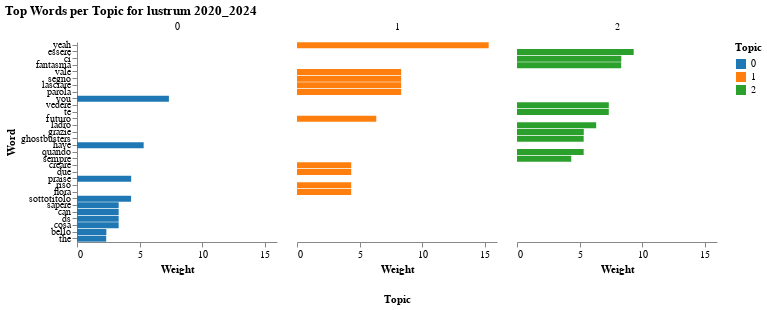

The notebook cell saved with this chart:
### Code cell
n_top_words = 10
tf_feature_names = tf_vectorizer.get_feature_names_out()
df_topic_words = get_topic_words_df(lda, tf_feature_names, n_top_words)
chart = alt.Chart(df_topic_words).mark_bar().encode(
    x=alt.X('Weight:Q', title='Weight'),
    y=alt.Y('Word:N', sort='-x', title='Word'),
    color=alt.Color('Topic:N', scale=alt.Scale(scheme='category10')),
    column=alt.Column('Topic:N', title='Topic', header=alt.Header(titleOrient='bottom'))
).properties(
    width=200,
    height=200,
    title='Top Words per Topic for lustrum 2020_2024'
).configure_axis(
    grid=False
).configure_view(
    strokeWidth=0
)

chart.display()

### Figure 1 — Vega-Lite specification as saved in the notebook (floating-point values rounded to 4 significant figures)
{"config": {"view": {"continuousWidth": 300, "continuousHeight": 300, "strokeWidth": 0}, "axis": {"grid": false}}, "data": {"name": "data-10e1c727039d5452136128f20222e068"}, "mark": {"type": "bar"}, "encoding": {"color": {"field": "Topic", "scale": {"scheme": "category10"}, "type": "nominal"}, "column": {"field": "Topic", "header": {"titleOrient": "bottom"}, "title": "Topic", "type": "nominal"}, "x": {"field": "Weight", "title": "Weight", "type": "quantitative"}, "y": {"field": "Word", "sort": "-x", "title": "Word", "type": "nominal"}}, "height": 200, "title": "Top Words per Topic for lustrum 2020_2024", "width": 200, "$schema": "https://vega.github.io/schema/vega-lite/v5.20.1.json", "datasets": {"data-10e1c727039d5452136128f20222e068": [{"Topic": 0, "Word": "you", "Weight": 7.352}, {"Topic": 0, "Word": "have", "Weight": 5.333}, {"Topic": 0, "Word": "praise", "Weight": 4.333}, {"Topic": 0, "Word": "sottotitolo", "Weight": 4.326}, {"Topic": 0, "Word": "sapere", "Weight": 3.335}, {"Topic": 0, "Word": "can", "Weight": 3.333}, {"Topic": 0, "Word": "ds", "Weight": 3.333}, {"Topic": 0, "Word": "cosa", "Weight": 3.333}, {"Topic": 0, "Word": "bello", "Weight": 2.347}, {"Topic": 0, "Word": "the", "Weight": 2.336}, {"Topic": 1, "Word": "yeah", "Weight": 15.33}, {"Topic": 1, "Word": "vale", "Weight": 8.333}, {"Topic": 1, "Word": "segno", "Weight": 8.333}, {"Topic": 1, "Word": "lasciare", "Weight": 8.333}, {"Topic": 1, "Word": "parola", "Weight": 8.333}, {"Topic": 1, "Word": "futuro", "Weight": 6.343}, {"Topic": 1, "Word": "creare", "Weight": 4.339}, {"Topic": 1, "Word": "due", "Weight": 4.338}, {"Topic": 1, "Word": "riso", "Weight": 4.333}, {"Topic": 1, "Word": "flora", "Weight": 4.333}, {"Topic": 2, "Word": "essere", "Weight": 9.335}, {"Topic": 2, "Word": "ci", "Weight": 8.344}, {"Topic": 2, "Word": "fantasma", "Weight": 8.333}, {"Topic": 2, "Word": "vedere", "Weight": 7.344}, {"Topic": 2, "Word": "te", "Weight": 7.343}, {"Topic": 2, "Word": "ladro", "Weight": 6.333}, {"Topic": 2, "Word": "grazie", "Weight": 5.342}, {"Topic": 2, "Word": "ghostbusters", "Weight": 5.333}, {"Topic": 2, "Word": "quando", "Weight": 5.333}, {"Topic": 2, "Word": "sempre", "Weight": 4.34}]}}
